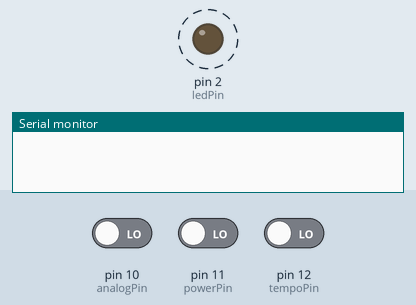
A sketch run on a simulated Arduino Uno, built with avr-gcc and run on an emulated ATmega328P. Parts: output pins drawn as LEDs (lit = HIGH), the last lines printed to the serial monitor. Dashed ring = blinking. The inputs (shaded band) are chosen by the test bench; at power-on: pin 10 (analogPin) LOW, pin 11 (powerPin) LOW, pin 12 (tempoPin) LOW.

Above: at 0.97 s.
1.3 s: pin 10 (analogPin) driven HIGH
At 1.79 s:
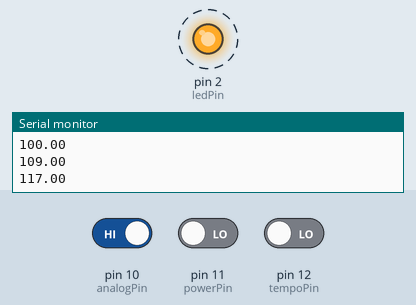
4.3 s: pin 11 (powerPin) driven HIGH
At 4.3 s:
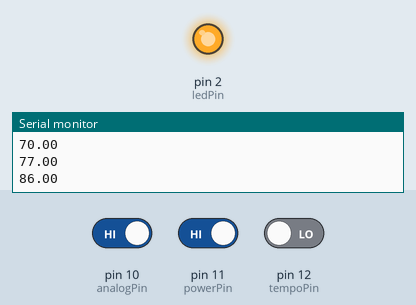
Timing chart, 0 to 7.3 s (numbered marks = the images above; inputs shaded):
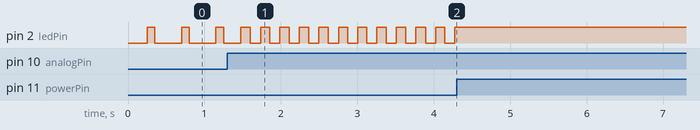

The sketch:

module0.ino
```cpp
#include <TimeLib.h>

const int tempoPin = 12;
const int ledPin =  2;
const int powerPin = 11;
const int analogPin = 10;

int tempoState = 0;
int lastTempoState = 0;
bool tempoStateChange = false;

int powerState = 0;
int lastPowerState = 0;
bool power = true;

int analogState = 0;
int lastAnalogState = 0;
bool analogToggle = false;

int buttonCount = 0;
int buttonCountPrev = 0;

double timePrevious;
double timeSinceOff = 0;
//double time_since_tempo_change = 0;
//double average_period = 250;

int i = 0;
int newRhythm[4] = {250, 250, 250, 250};
int oldRhythm[4] = {250, 250, 250, 250};

int tempo = 250;

void setup() {
  pinMode(ledPin, OUTPUT);
  pinMode(tempoPin, INPUT);
  pinMode(powerPin, INPUT);
  pinMode(analogPin, INPUT);
  Serial.begin(9600);
}

void loop() {

  //Read button state and count how many button presses there were
  tempoState = digitalRead(tempoPin);
  tempoStateChange = tempoState == HIGH && lastTempoState == LOW;
  if (tempoStateChange) {
    buttonCount++;
    }
  lastTempoState = tempoState;


  //power button
  powerState = digitalRead(powerPin);
  if (powerState == HIGH && lastPowerState == LOW) {
    power = !power;
    timeSinceOff = millis() - 3000;  // <-- turn LED on right when press on
    i = 0;                            // <-- reset the index
    }
  lastPowerState = powerState;


  //toggle analog button
  analogState = digitalRead(analogPin);
  if (analogState == HIGH && lastAnalogState == LOW) {
    analogToggle = !analogToggle;
    }
  lastAnalogState = analogState;


  //Do period calculations <-------------------- average period
//  if (!buttonCount) {
//    timePrevious = millis();
//    }
//  else if (buttonCount == 4) {
//    average_period = millis()/4 - timePrevious/4;
//    buttonCount = 0;
//    //time_since_tempo_change = millis();
//    }
//    Serial.println(average_period);
//    Serial.println(buttonCount);

  //Bounds
//  if (average_period < 250) { //240 bpm
//    average_period = 250;
//    } else if (average_period > 30000) { //20 bpm
//      average_period = 30000;
//      }

  if (Serial.available() > 0) {
    tempo = Serial.parseInt();
    Serial.println(tempo);
    if (tempo < 250) { //240 bpm
      tempo = 250;
      } else if (tempo > 3000) { //20 bpm
        tempo = 30000;
        }
    newRhythm[0] = tempo;
    newRhythm[1] = tempo;
    newRhythm[2] = tempo;
    newRhythm[3] = tempo;
    }
  else {
    buttonCount = millis() - timePrevious > 3000 ? 0 : buttonCount;
    if (!buttonCount) {
      timePrevious = millis();
      }
    else if (buttonCount < 4 && tempoStateChange) {
      oldRhythm[buttonCount - 1] = millis() - timePrevious;
      timePrevious = millis();
      }
    else if (buttonCount == 4) {
      oldRhythm[3] = millis() - timePrevious;
      buttonCount = 0;
      newRhythm[0] = oldRhythm[0];
      newRhythm[1] = oldRhythm[1];
      newRhythm[2] = oldRhythm[2];
      newRhythm[3] = oldRhythm[3];
      }

    if (buttonCount != buttonCountPrev) {
      Serial.println(buttonCount);
    }
    buttonCountPrev = buttonCount;
  }

  if (power) {
    if (analogToggle) {
      if (millis() - timeSinceOff >= newRhythm[i]) {
        timeSinceOff = millis();
        i = i == 3 ? 0 : i + 1;
        }
      analogWrite(ledPin, 255*((millis() - timeSinceOff)/newRhythm[i]));
      Serial.println(millis() - timeSinceOff);
      }
    else if (millis() - timeSinceOff >= newRhythm[i]) {
        digitalWrite(ledPin, HIGH);
        delay (100);
        digitalWrite(ledPin, LOW);
        delay (100);
        timeSinceOff = millis();
        i = i == 3 ? 0 : i + 1;
    }
  }
}
```

Measured:
- after the input at 1.3 s, pin 2 (ledPin): alternates HIGH for 0.12 s and LOW for 0.13 s, starting after 0.18 s
- after the input at 4.3 s, pin 2 (ledPin): stops changing and stays HIGH
- by itself, pin 2 (ledPin): alternates HIGH for 0.10 s and LOW for 0.35 s
